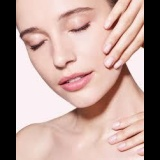
#> input picture data_raw_copy/train/images/closed_-134-_jpg.rf.ad804dabda5044be5c6870d7c0300c0c.jpg, 160 x 160 px; its folder holds only this picture in this run
$ jupyter execute --allow-errors data_processing_yolo.ipynb
#> lines starting #> are read from the running program, lines starting #| are printed output that depends on the picture
[cell 1]
import os
import glob
from pathlib import Path
import pandas as pd
import matplotlib.pyplot as plt

# Define the path to the data_original folder
train_dir = Path('./data_raw_copy/train/images')
# train_dir = Path('./yolov8_proj_data/images/train/images')

def checkFiles(Filepath):
    # Check if the directory exists
    if not Filepath.exists():
        print(f"Directory {Filepath} does not exist!")
    else:
        # List all files in the directory
        list_Filepaths = list(Filepath.glob('*'))

        # Count files by extension
        extensions = {}
        for file in list_Filepaths:
            if file.is_file():
                ext = file.suffix.lower()
                if ext not in extensions:
                    extensions[ext] = 0
                extensions[ext] += 1

        # Print summary
        print(f"Found {len(list_Filepaths)} files in {Filepath}")
        print("\nFiles by extension:")
        for ext, count in extensions.items():
            print(f"{ext}: {count} files")

    return list_Filepaths

[cell 2]
list_Filepaths = checkFiles(train_dir)
#> (the rest of this cell did not finish here and is left out)

[cell 3]
# Count open and closed files
open_files = [file for file in list_Filepaths if "open" in str(file).lower()]
closed_files = [file for file in list_Filepaths if "closed" in str(file).lower()]

# Print counts
print(f"Open files: {len(open_files)}")
print(f"Closed files: {len(closed_files)}")
print(f"Total files: {len(list_Filepaths)}")

# Optional: Show percentage
open_percentage = len(open_files) / len(list_Filepaths) * 100 if list_Filepaths else 0
closed_percentage = len(closed_files) / len(list_Filepaths) * 100 if list_Filepaths else 0
print(f"Open files: {open_percentage:.1f}%")
print(f"Closed files: {closed_percentage:.1f}%")

# Visualize the distribution
plt.figure(figsize=(8, 5))
counts = [len(open_files), len(closed_files)]
labels = ["Open", "Closed"]
colors = ['#1f77b4', 'orange']  # Blue for Open, Orange for Closed

plt.bar(labels, counts, color=colors)
plt.title("Distribution of Open eyes vs Closed eye data before split")
plt.ylabel("Count")

# Add count labels on top of bars
for i, v in enumerate(counts):
    plt.text(i, v + 0.5, str(v), ha='center')

plt.show()
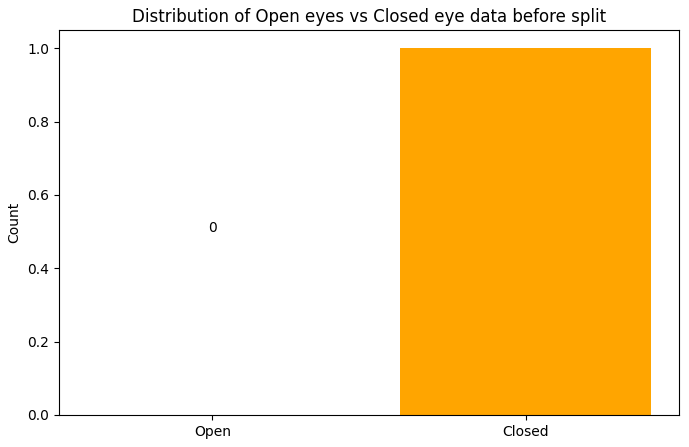
#> figure drawn by matplotlib, 1 panel

[cell 4]
import numpy as np
from sklearn.model_selection import train_test_split

# First, split into train and temp (90/10)
#> (the rest of this cell did not finish here and is left out)

[cell 5]
import cv2
import matplotlib.pyplot as plt
from pathlib import Path
import numpy as np

def display_image(image_path):
    """Display a single image"""
    # Read image
    img = cv2.imread(str(image_path))
#> img is the input picture: shape (160, 160, 3); mean B, G, R 147.2, 153.9, 181.2
    print(img.shape)
#| (160, 160, 3)
    # Convert from BGR to RGB (matplotlib uses RGB)
    img = cv2.cvtColor(img, cv2.COLOR_BGR2RGB)

    # Display
    plt.figure(figsize=(10, 8))
    plt.imshow(img)
    plt.title(f'Image: {image_path.name}')
    plt.axis('off')
    plt.show()

[cell 6]
# Show a few example files
print("\nExample files:")
for file in list_Filepaths[:2]:
    print(f"- {file.name}")
    display_image(file)

[cell 7]
def transform_bounding_boxes(boxes, original_size, new_size, scale, offsets):
    """
    Transform YOLO format bounding boxes when resizing with letterboxing

    Parameters:
    -----------
    boxes : list
        List of YOLO format bounding boxes [class_id, x_center, y_center, width, height]
    original_size : tuple
        Original image size (width, height)
    new_size : int
        New square image size (both width and height)
    scale : float
        Scale factor used for resizing
    offsets : tuple
        (x_offset, y_offset) used for centering the image on the canvas

    Returns:
    --------
    list
        Transformed bounding boxes in YOLO format
    """
    orig_w, orig_h = original_size
    x_offset, y_offset = offsets
    transformed_boxes = []

    for box in boxes:
        class_id, x_center, y_center, width, height = box

        # Scale coordinates (apply the same scale factor as the image)
        x_center_scaled = x_center * scale
        y_center_scaled = y_center * scale
        width_scaled = width * scale
        height_scaled = height * scale

        # Apply offset (accounting for the padding)
        # First convert from normalized to absolute coordinates
        x_center_abs = x_center_scaled * orig_w
        y_center_abs = y_center_scaled * orig_h
        width_abs = width_scaled * orig_w
        height_abs = height_scaled * orig_h

        # Add offset
        x_center_final = (x_center_abs + x_offset) / new_size
        y_center_final = (y_center_abs + y_offset) / new_size
        width_final = width_abs / new_size
        height_final = height_abs / new_size

        transformed_boxes.append([class_id, x_center_final, y_center_final, width_final, height_final])

    return transformed_boxes

[cell 8]
for file in list_Filepaths[:2]:
    # Read image
    img = cv2.imread(str(file))
    (h, w) = img.shape[:2]
#> h = 160; w = 160
    print(f"Original: {h}x{w}")
#| Original: 160x160

    # Resize with padding (letterbox)
    new_dim = 160

    # Create a square black image
    square_img = np.zeros((new_dim, new_dim, 3), dtype=np.uint8)

    # Calculate scaling factor to maintain aspect ratio
    scale = min(new_dim/w, new_dim/h)
#> scale = 1

    # Calculate new dimensions
    new_w = int(w * scale)
#> new_w = 160
    new_h = int(h * scale)
#> new_h = 160

    # Resize image
    resized = cv2.resize(img, (new_w, new_h), interpolation=cv2.INTER_AREA)

    print(resized.shape[:2])
#| (160, 160)

    # Calculate position to paste (center)
    x_offset = (new_dim - new_w) // 2
#> x_offset = 0
    y_offset = (new_dim - new_h) // 2
#> y_offset = 0

    # Paste resized image onto square canvas
    square_img[y_offset:y_offset+new_h, x_offset:x_offset+new_w] = resized

    print(f"Square with padding: {square_img.shape[:2]}")
#| Square with padding: (160, 160)

    # Normalize for display only
    img_norm = img.astype(float) / 255.0
    square_img_norm = square_img.astype(float) / 255.0

    # Display images
    plt.figure(figsize=(10, 5))

    plt.subplot(1, 2, 1)
    plt.imshow(cv2.cvtColor(img, cv2.COLOR_BGR2RGB))
    plt.title('Original')
    plt.axis('off')

    plt.subplot(1, 2, 2)
    plt.imshow(cv2.cvtColor(square_img, cv2.COLOR_BGR2RGB))
    plt.title('Square (Letterbox)')
    plt.axis('off')

    plt.tight_layout()
    plt.show()
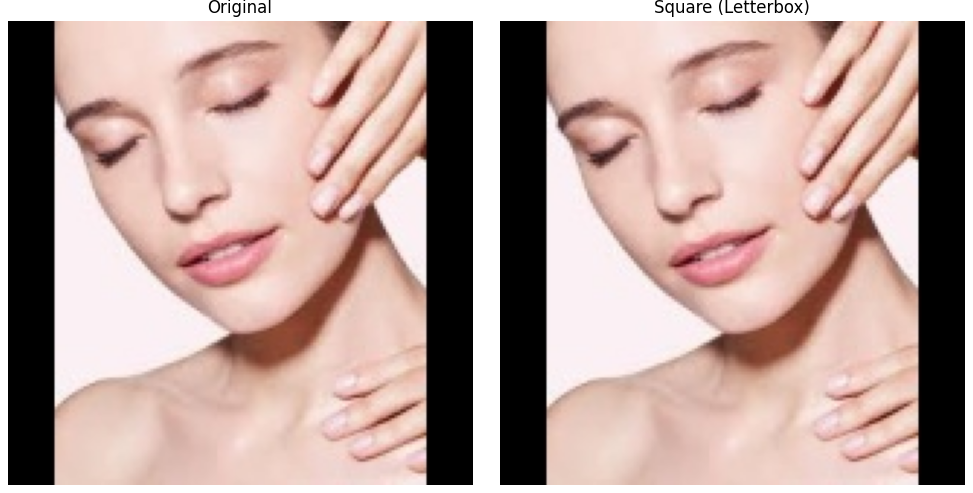
#> figure drawn by matplotlib, 2 panels

[cell 9]
def reshapeImageAndBox(list_Filepaths):
    for file in list_Filepaths:
        # Read image
        img = cv2.imread(str(file))
        (h, w) = img.shape[:2]
#> h = 160; w = 160
        print(f"Original: {h}x{w}")
#| Original: 160x160

        # Get corresponding label file (assuming it's in a 'labels' directory)
        label_path = str(file).replace('images', 'labels').replace('.jpg', '.txt')

        # Read YOLO format labels (class_id, x_center, y_center, width, height)
        boxes = []
        if os.path.exists(label_path):
            with open(label_path, 'r') as f:
                for line in f.readlines():
                    values = line.strip().split()
                    if len(values) == 5:  # class_id, x_center, y_center, width, height
                        boxes.append([int(values[0])] + [float(v) for v in values[1:]])

        # Resize with padding (letterbox)
        new_dim = 160

        # Create a square black image
        square_img = np.zeros((new_dim, new_dim, 3), dtype=np.uint8)

        # Calculate scaling factor to maintain aspect ratio
        scale = min(new_dim/w, new_dim/h)
#> scale = 1

        # Calculate new dimensions
        new_w = int(w * scale)
#> new_w = 160
        new_h = int(h * scale)
#> new_h = 160

        print(f"Resized: {new_h}x{new_w}")
#| Resized: 160x160


        # Resize image
        resized = cv2.resize(img, (new_w, new_h), interpolation=cv2.INTER_AREA)

        # Calculate position to paste (center)
        x_offset = (new_dim - new_w) // 2
#> x_offset = 0
        y_offset = (new_dim - new_h) // 2
#> y_offset = 0

        # Paste resized image onto square canvas
        square_img[y_offset:y_offset+new_h, x_offset:x_offset+new_w] = resized

        # Transform bounding boxes
        transformed_boxes = transform_bounding_boxes(
            boxes,
            (w, h),
            new_dim,
            scale,
            (x_offset, y_offset)
        )
#> transformed_boxes = []

        # Display images with bounding boxes
        plt.figure(figsize=(10, 5))

        # Original image with boxes
        plt.subplot(1, 2, 1)
        plt.imshow(cv2.cvtColor(img, cv2.COLOR_BGR2RGB))
        for box in boxes:
            class_id, x_center, y_center, width, height = box
            x1 = int((x_center - width/2) * w)
            y1 = int((y_center - height/2) * h)
            x2 = int((x_center + width/2) * w)
            y2 = int((y_center + height/2) * h)
            plt.gca().add_patch(plt.Rectangle((x1, y1), x2-x1, y2-y1,
                                            fill=False, edgecolor='red', linewidth=2))
        plt.axis('off')

        # Resized image with boxes
        plt.subplot(1, 2, 2)
        plt.imshow(cv2.cvtColor(square_img, cv2.COLOR_BGR2RGB))
        for box in transformed_boxes:
            class_id, x_center, y_center, width, height = box
            x1 = int((x_center - width/2) * new_dim)
            y1 = int((y_center - height/2) * new_dim)
            x2 = int((x_center + width/2) * new_dim)
            y2 = int((y_center + height/2) * new_dim)
            plt.gca().add_patch(plt.Rectangle((x1, y1), x2-x1, y2-y1,
                                            fill=False, edgecolor='red', linewidth=2))
        plt.axis('off')

        plt.tight_layout()
        plt.show()
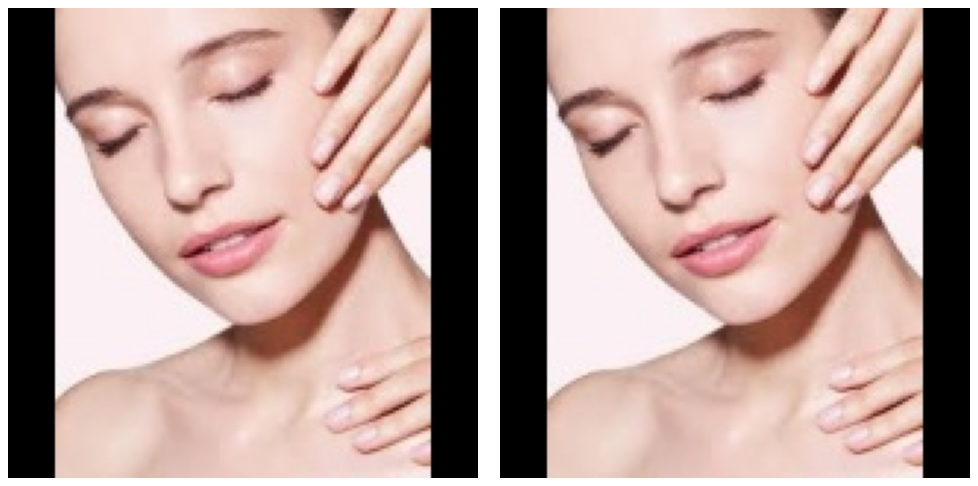
#> figure drawn by matplotlib, 2 panels

        # Save transformed image and labels
        output_img_path = str(file).replace('original', 'processed')
        output_label_path = label_path.replace('original', 'processed')
        cv2.imwrite(output_img_path, square_img)
        with open(output_label_path, 'w') as f:
            for box in transformed_boxes:
                line = ' '.join([str(box[0])] + [f"{v:.6f}" for v in box[1:]])
                f.write(line + '\n')

[cell 10]
reshapeImageAndBox(list_Filepaths[:3])

[cell 11]
custom_dataPath = Path('custom_data/images')

list_customData = checkFiles(custom_dataPath)
